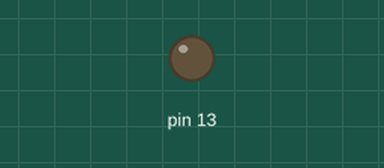
Simulated run of this sketch. Board: Arduino Uno, built with avr-gcc and run on an emulated ATmega328P. Shown: output pins drawn as LEDs (lit = HIGH). Dashed ring = blinking.

Above: at 0.9 s.
At 2.4 s:
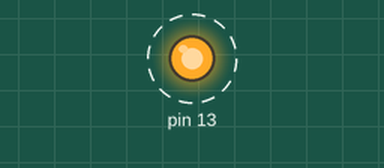
Timing chart, 0 to 4.5 s (numbered marks = the images above):
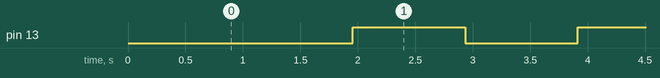

The sketch:

TIM.ino
```cpp
  bool LED_STATE = true;
  unsigned int count = 0;

  void setup() {
    pinMode(13, OUTPUT);
    cli();                      //전역인터럽트 정지

    TCCR0A = 0x0;                 // Reset entire TCCR1A to 0
    TCCR0B = 0x00;                 // Reset entire TCCR1B to 0
    //일반 모드로 설정

    TCCR0B |= _BV(WGM02)|_BV(CS02)|_BV(CS00);        //프리스케일러 256 / CTC 모드
    TIMSK0 |= _BV(OCIE0A);        //compare match A 인터럽트

    OCR0A = 60;                //타켓 벨류
    sei();                     //전역 인터럽트 설정
  }

  void loop() {
    // put your main code here, to run repeatedly:
  }

  ISR(TIMER0_COMPA_vect){
    TCNT0  = 0;                  //TCNT랑 ocr이랑 체크하니깐 tcnt 초기화
    count++;
    if (count > 250) {
        LED_STATE = !LED_STATE;      //Invert LED state
        digitalWrite(13,LED_STATE);  //Write new state to the LED on pin D5
        count = 0;
    }
}
```

Measured:
- by itself, pin 13: alternates HIGH for 0.98 s and LOW for 0.98 s
